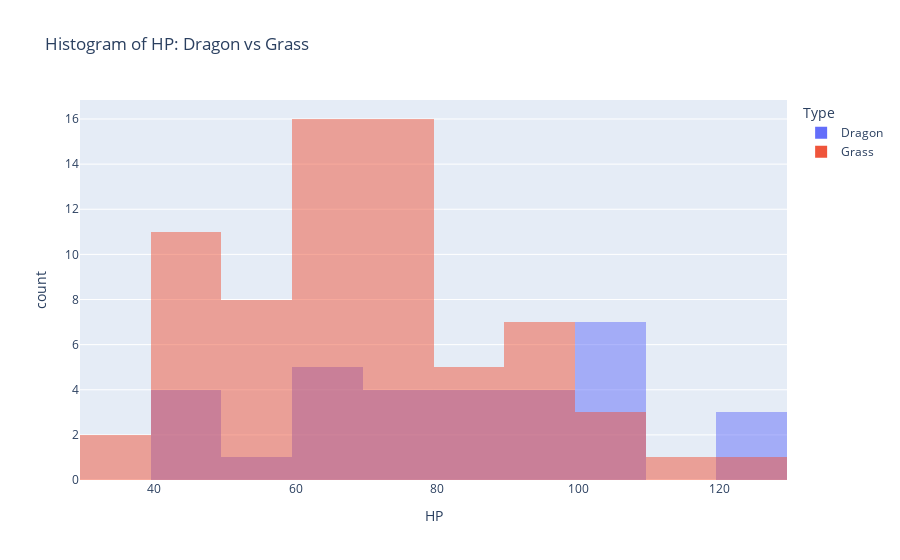

Notebook code for this chart:
### Markdown cell above
- We posit that Pokemons of type Dragon have, on average, more HP stats than Grass. Choose the proper test and, with 5% significance, comment your findings.

### Code cell
# checking if the the distribution is normal

dragon_hp = df[df["Type 1"] == "Dragon"]["HP"]
grass_hp  = df[df["Type 1"] == "Grass"]["HP"]


hp_df = pd.DataFrame({
    "HP": pd.concat([dragon_hp, grass_hp]),
    "Type": ["Dragon"] * len(dragon_hp) + ["Grass"] * len(grass_hp)
})

fig = px.histogram(
    hp_df,
    x="HP",
    color="Type",
    barmode="overlay",
    nbins=15,
    title="Histogram of HP: Dragon vs Grass"
)
fig.show()

### Figure 1 — Plotly figure (JSON) as saved in the notebook; plotly's stock layout.template omitted (floating-point values rounded to 4 significant figures)
{"data": [{"alignmentgroup": "True", "bingroup": "x", "hovertemplate": "Type=Dragon<br>HP=%{x}<br>count=%{y}<extra></extra>", "legendgroup": "Dragon", "marker": {"color": "#636efa", "opacity": 0.5, "pattern": {"shape": ""}}, "name": "Dragon", "nbinsx": 15, "offsetgroup": "Dragon", "orientation": "v", "showlegend": true, "type": "histogram", "x": [41, 61, 91, 75, 75, 45, 65, 95, 95, 80, 80, 80, 80, 105, 105, 58, 68, 108, 108, 46, 66, 76, 77, 100, 100, 125, 125, 125, 45, 68, 90, 108], "xaxis": "x", "yaxis": "y"}, {"alignmentgroup": "True", "bingroup": "x", "hovertemplate": "Type=Grass<br>HP=%{x}<br>count=%{y}<extra></extra>", "legendgroup": "Grass", "marker": {"color": "#EF553B", "opacity": 0.5, "pattern": {"shape": ""}}, "name": "Grass", "nbinsx": 15, "offsetgroup": "Grass", "orientation": "v", "showlegend": true, "type": "histogram", "x": [45, 60, 80, 80, 45, 60, 75, 50, 65, 80, 60, 95, 65, 45, 60, 80, 75, 35, 55, 75, 30, 75, 40, 50, 70, 70, 40, 70, 90, 60, 60, 50, 50, 70, 99, 55, 75, 95, 40, 60, 45, 70, 74, 60, 90, 90, 100, 65, 100, 100, 45, 60, 75, 50, 75, 40, 60, 45, 70, 75, 69, 114, 44, 74, 91, 56, 61, 88, 66, 123], "xaxis": "x", "yaxis": "y"}], "layout": {"barmode": "overlay", "legend": {"title": {"text": "Type"}, "tracegroupgap": 0}, "title": {"text": "Histogram of HP: Dragon vs Grass"}, "xaxis": {"anchor": "y", "domain": [0, 1], "title": {"text": "HP"}}, "yaxis": {"anchor": "x", "domain": [0, 1], "title": {"text": "count"}}}}
